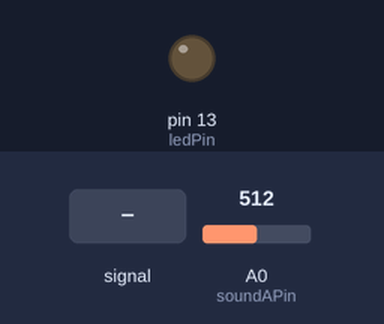
A sketch run on a simulated Arduino Uno, built with avr-gcc and run on an emulated ATmega328P. On the bench: output pins drawn as LEDs (lit = HIGH). The inputs (shaded band) are chosen by the test bench; at power-on: A0 (soundAPin) = 512.

Above: at 1.2 s.
1.3 s: A0 (soundAPin) fed a 200 Hz sine of ±81 counts around its level
At 1.7 s:
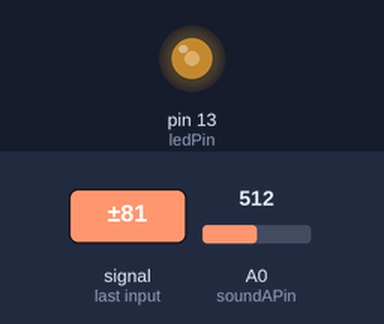
2.8 s: A0 (soundAPin) set to 306
At 3.3 s:
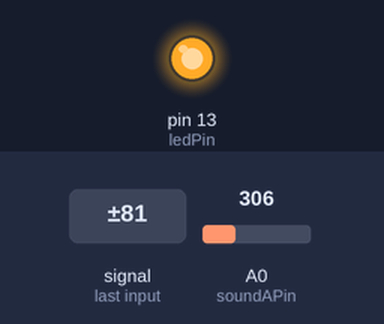
4.3 s: A0 (soundAPin) fed a 50 Hz sine of ±306 counts around its level
At 5.6 s:
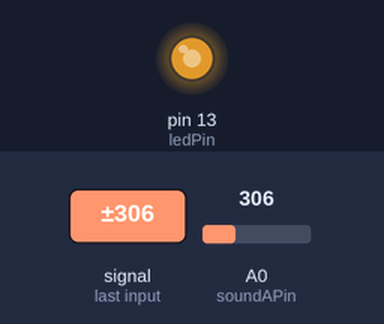
5.9 s: A0 (soundAPin) set to 122
At 7.1 s:
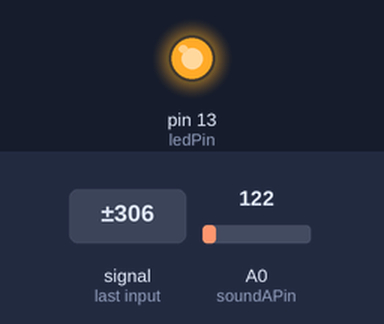
7.4 s: A0 (soundAPin) set to 500
8.9 s: A0 (soundAPin) set to 517
At 10.3 s:
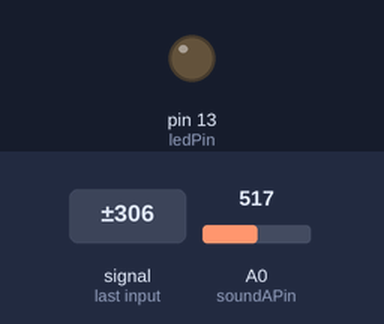
Timing chart, 0 to 11.4 s (numbered marks = the images above; inputs shaded):
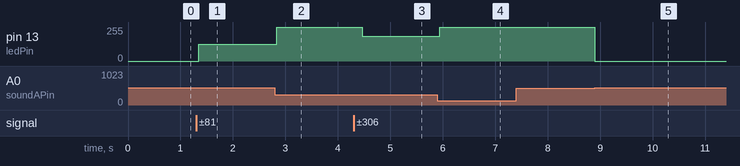

The sketch:

_003-sound-detection.ino
```cpp
/*
 * Sound detection.
 */

int soundDPin = 8;
int soundAPin = A0;
int ledPin = 13;

void setup() {
  pinMode(soundDPin, INPUT);
  pinMode(ledPin, OUTPUT);
//  Serial.begin(9600);
}

void loop() {
//  int statusD = digitalRead(soundDPin);
  int statusA = analogRead(soundAPin);
  if (statusA < 510) {
    digitalWrite(ledPin, HIGH);
  } else {
    digitalWrite(ledPin, LOW);
  }
}
```

Measured:
- the behaviour switches between 509 and 510 on A0 (soundAPin) (found by bisection; images 4 and 5)
- after the input at 1.3 s, pin 13 (ledPin): 0/255 → 125/255 after 0.05 s
- after the input at 2.8 s, pin 13 (ledPin): 125/255 → 255/255 at once
- after the input at 4.3 s, pin 13 (ledPin): 255/255 → 187/255 after 0.16 s
- after the input at 5.9 s, pin 13 (ledPin): 187/255 → 255/255 at once
- after the input at 7.4 s, every drawn part: stays the same
- after the input at 8.9 s, pin 13 (ledPin): 255/255 → 0/255 at once
